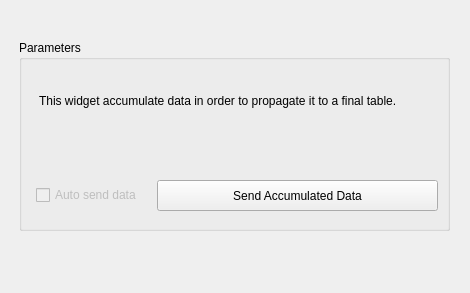
<?xml version="1.0" encoding="UTF-8"?>
<ui version="4.0">
 <class>Form</class>
 <widget class="QWidget" name="Form">
  <property name="geometry">
   <rect>
    <x>0</x>
    <y>0</y>
    <width>470</width>
    <height>293</height>
   </rect>
  </property>
  <property name="windowTitle">
   <string>Form</string>
  </property>
  <widget class="QGroupBox" name="groupBox">
   <property name="geometry">
    <rect>
     <x>19</x>
     <y>40</y>
     <width>431</width>
     <height>191</height>
    </rect>
   </property>
   <property name="title">
    <string>Parameters</string>
   </property>
   <widget class="QLabel" name="Description">
    <property name="geometry">
     <rect>
      <x>20</x>
      <y>30</y>
      <width>401</width>
      <height>61</height>
     </rect>
    </property>
    <property name="text">
     <string>This widget accumulate data in order to propagate it to a final table.</string>
    </property>
    <property name="textFormat">
     <enum>Qt::AutoText</enum>
    </property>
    <property name="alignment">
     <set>Qt::AlignLeading|Qt::AlignLeft|Qt::AlignVCenter</set>
    </property>
    <property name="wordWrap">
     <bool>true</bool>
    </property>
   </widget>
   <widget class="QPushButton" name="pushButton_send">
    <property name="geometry">
     <rect>
      <x>138</x>
      <y>140</y>
      <width>281</width>
      <height>31</height>
     </rect>
    </property>
    <property name="text">
     <string>Send Accumulated Data</string>
    </property>
   </widget>
   <widget class="QCheckBox" name="checkBox_send">
    <property name="enabled">
     <bool>false</bool>
    </property>
    <property name="geometry">
     <rect>
      <x>17</x>
      <y>147</y>
      <width>131</width>
      <height>16</height>
     </rect>
    </property>
    <property name="text">
     <string>Auto send data</string>
    </property>
   </widget>
  </widget>
 </widget>
 <resources/>
 <connections/>
</ui>
